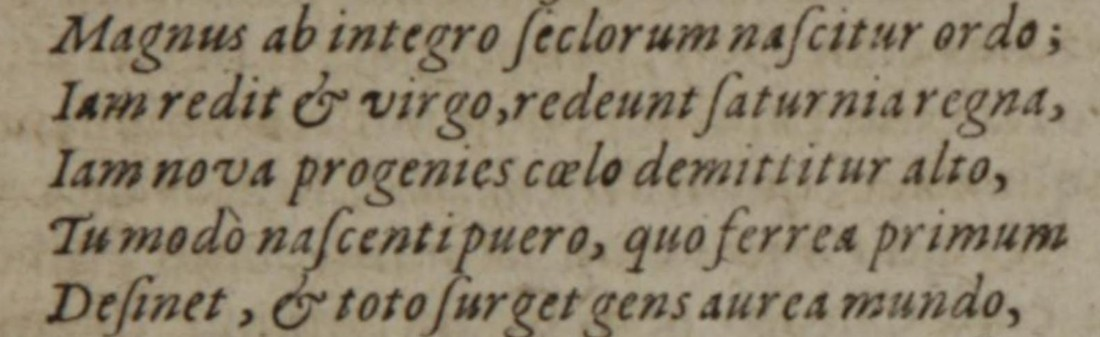
#> input picture scripts/eval/latin-bakeoff-5924/longs-examples/italic.jpg, 1100 x 337 px; its folder holds 2 pictures in this run
$ python ink.py ../latin-bakeoff-5924/longs-examples
#> lines starting #> are read from the running program, lines starting #| are printed output that depends on the picture; after the words box and inside, x2 and y2 are one past the last pixel; in counts of white or black regions, pixels touching at a corner belong together
#!/usr/bin/env python3
"""ink.py — how much printed text a page image carries, for the guard's "output length vs ink" rule (#6871 row 3).

PRIOR ART: scripts/eval/zh-residue-bakeoff-6871/score.py (scores text, never looks at the image);
scripts/gpu/ocr-bakeoff-r3-5660/ (engine runners, no image features). Nothing in scripts/ measured ink per page.

  ink.py <img dir> > ink.jsonl        (needs numpy + opencv; run on gex45 with /root/pz/venv/bin/python)
Per page: grey, long side 1200, Otsu; ruling lines (runs ≥ 6% of the side, horizontal or vertical) removed by
morphological opening; the outer 4% border dropped (scan edge, fold strip shadow). `ink` = remaining dark pixels per
10,000 px; `blobs` = connected components of character-stroke size (area 6..2,500 px), a rough glyph-piece count.
"""
import json, os, sys
import cv2, numpy as np


def ink(path):
    g = cv2.imread(path, cv2.IMREAD_GRAYSCALE)
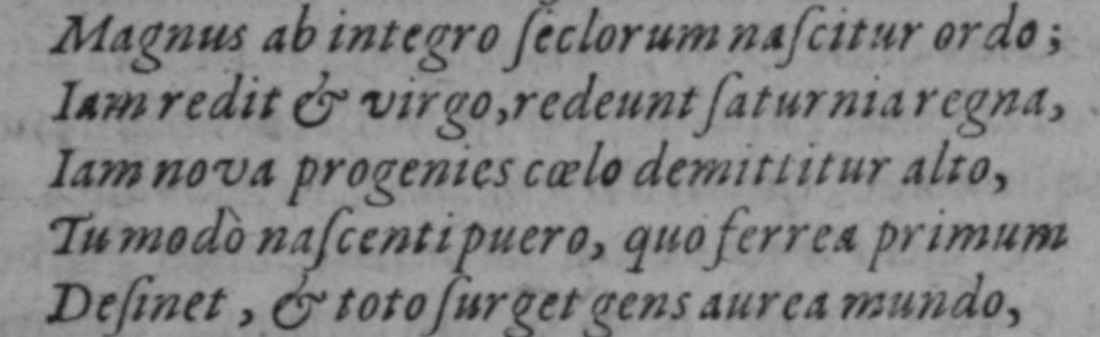
#> g: shape (337, 1100); min 27, max 170, mean 134.9
    h, w = g.shape; s = 1200 / max(h, w)
#> after `h, w = g.shape`: h = 337; w = 1100
#> after `s = 1200 / max(h, w)`: s = 1.09
    g = cv2.resize(g, (round(w * s), round(h * s)), interpolation=cv2.INTER_AREA)
#> g: shape (368, 1200)
    h, w = g.shape
#> h = 368; w = 1200
    _, b = cv2.threshold(g, 0, 255, cv2.THRESH_BINARY_INV + cv2.THRESH_OTSU)
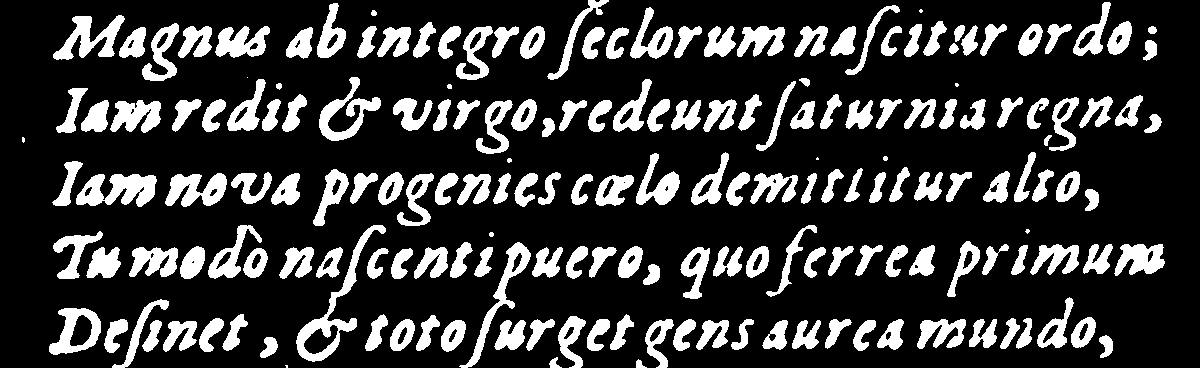
#> b: shape (368, 1200); 21% white; 190 white regions (7 under 20 px), largest, box (x1, y1, x2, y2) and area: (296, 225, 386, 362) 1974, (76, 174, 157, 207) 1735, (53, 15, 125, 60) 1414
    lines = cv2.morphologyEx(b, cv2.MORPH_OPEN, cv2.getStructuringElement(cv2.MORPH_RECT, (max(1, int(0.06 * w)), 1))) | \
        cv2.morphologyEx(b, cv2.MORPH_OPEN, cv2.getStructuringElement(cv2.MORPH_RECT, (1, max(1, int(0.06 * h)))))
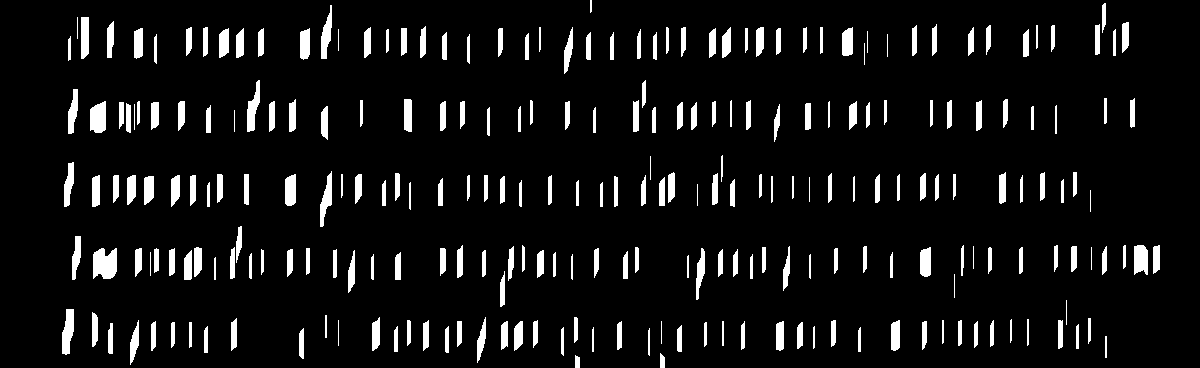
#> lines: shape (368, 1200); 7.4% white; 256 white regions, largest, box (x1, y1, x2, y2) and area: (93, 248, 117, 279) 620, (90, 101, 106, 133) 437, (62, 309, 74, 355) 399
    t = cv2.subtract(b, lines)
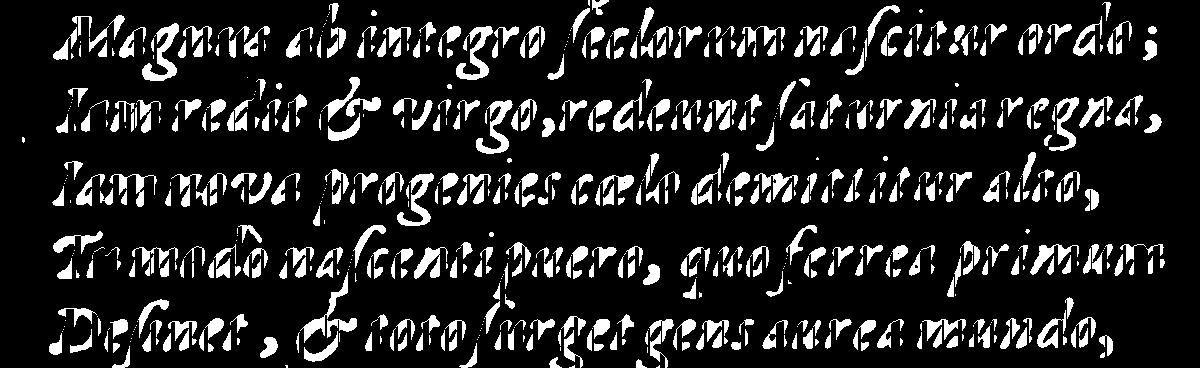
#> t: shape (368, 1200); 13.8% white; 729 white regions (230 under 20 px), largest, box (x1, y1, x2, y2) and area: (142, 23, 179, 81) 812, (456, 26, 493, 80) 718, (476, 100, 513, 154) 710
    my, mx = int(0.04 * h), int(0.04 * w)
#> my = 14; mx = 48
    t = t[my:h - my, mx:w - mx]
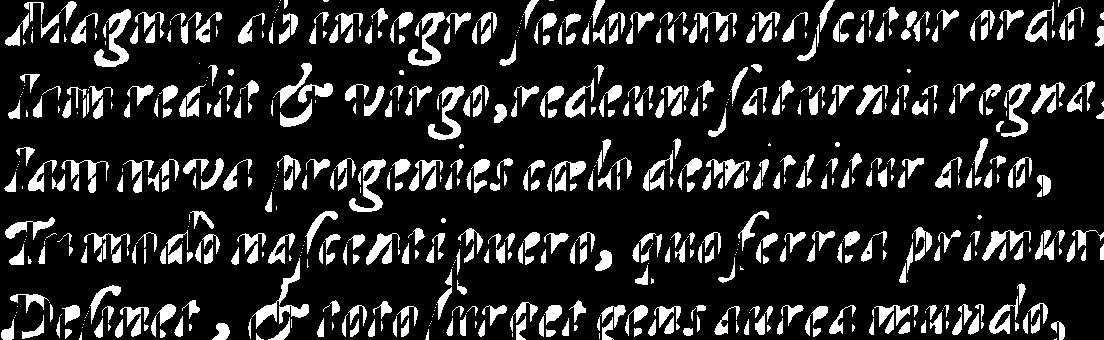
#> t: shape (340, 1104); 15.8% white; 721 white regions (229 under 20 px), largest, box (x1, y1, x2, y2) and area: (94, 9, 131, 67) 812, (408, 12, 445, 66) 718, (428, 86, 465, 140) 710
    n, _, st, _ = cv2.connectedComponentsWithStats(t, connectivity=8)
#> n = 722; st = 722 rows, first 6: [0, 0, 1104, 340, 315983], [61, 1, 16, 25, 145], [280, 0, 1, 1, 1], [284, 0, 4, 9, 29], [323, 0, 6, 2, 10], [524, 0, 15, 29, 150]
    a = st[1:, cv2.CC_STAT_AREA]
#> a = 721 values, max 812 at index 15, min 1 at index 1, mean 82.35
    return {'ink': round(float((t > 0).mean()) * 10000, 1), 'blobs': int(((a >= 6) & (a <= 2500)).sum()),
            'lines': round(float((lines > 0).mean()) * 10000, 1)}


if __name__ == '__main__':
    d = sys.argv[1]
    for f in sorted(os.listdir(d)):
        if f.endswith('.jpg'):
            print(json.dumps({'page_id': f[:-4], **ink(os.path.join(d, f))}), flush=True)
#> pass 2 of the loop `for f in sorted(os.listdir(d)):`:
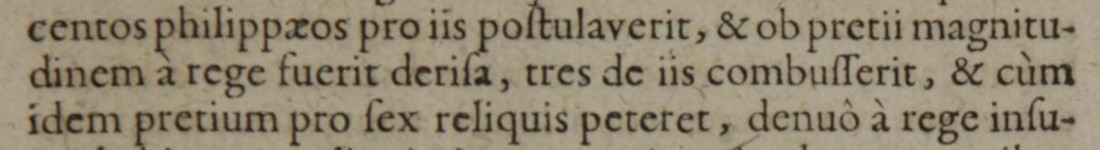
#> input picture scripts/eval/latin-bakeoff-5924/longs-examples/roman.jpg, 1100 x 150 px
#> in ink (call 2), `_, b = cv2.threshold(g, 0, 255, cv2.THRESH_BINARY_INV + cv2.THRESH_OTSU)`:
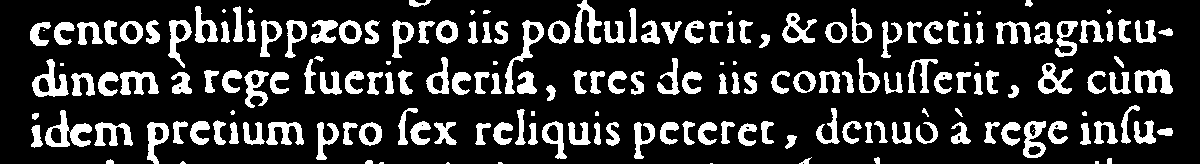
#> b: shape (164, 1200); 19.4% white; 183 white regions (23 under 20 px), largest, box (x1, y1, x2, y2) and area: (45, 110, 92, 147) 732, (505, 20, 544, 94) 641, (32, 59, 69, 97) 618
#> lines: shape (164, 1200); 12.3% white; 244 white regions (15 under 20 px), largest, box (x1, y1, x2, y2) and area: (148, 122, 158, 164) 263, (519, 71, 533, 94) 223, (576, 0, 587, 43) 221
#> in ink (call 2), `t = t[my:h - my, mx:w - mx]`:
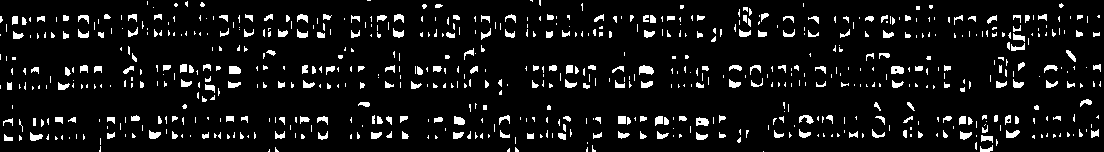
#> t: shape (152, 1104); 7.8% white; 695 white regions (462 under 20 px), largest, box (x1, y1, x2, y2) and area: (639, 65, 654, 75) 108, (891, 66, 904, 74) 90, (229, 66, 241, 74) 88
#> n = 696; st = 696 rows, first 6: [0, 0, 1104, 152, 154702], [147, 1, 1, 4, 4], [185, 1, 3, 6, 13], [367, 0, 4, 1, 4], [530, 0, 3, 2, 4], [539, 0, 2, 6, 11]
#> a = 695 values, max 108 at index 284, min 1 at index 14, mean 18.86
